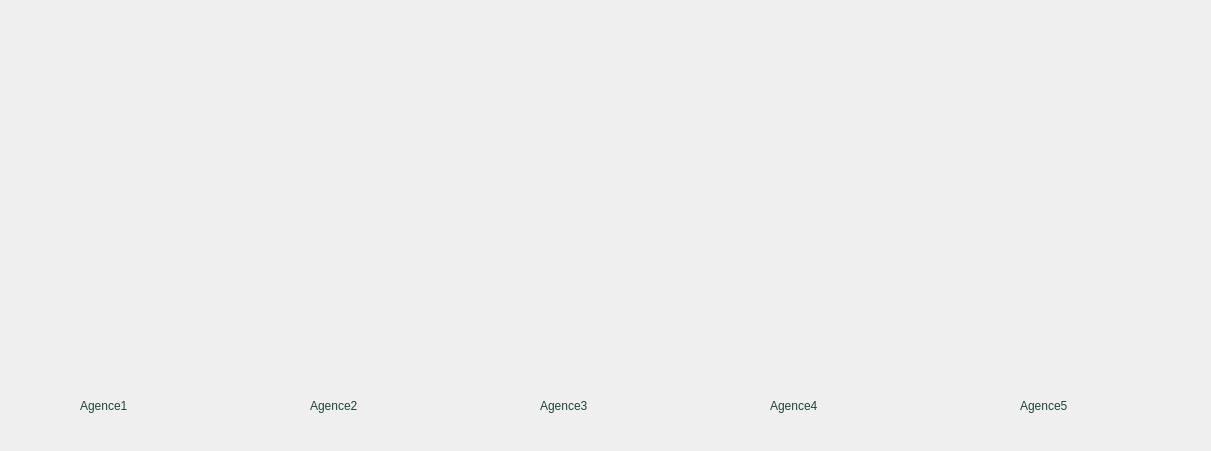
<?xml version="1.0" encoding="UTF-8"?>
<ui version="4.0">
 <class>directeur</class>
 <widget class="QDialog" name="directeur">
  <property name="geometry">
   <rect>
    <x>0</x>
    <y>0</y>
    <width>1211</width>
    <height>451</height>
   </rect>
  </property>
  <property name="windowTitle">
   <string>Dialog</string>
  </property>
  <widget class="QCustomPlot" name="ag1" native="true">
   <property name="geometry">
    <rect>
     <x>20</x>
     <y>30</y>
     <width>211</width>
     <height>351</height>
    </rect>
   </property>
  </widget>
  <widget class="QCustomPlot" name="ag2" native="true">
   <property name="geometry">
    <rect>
     <x>250</x>
     <y>30</y>
     <width>211</width>
     <height>351</height>
    </rect>
   </property>
  </widget>
  <widget class="QCustomPlot" name="ag3" native="true">
   <property name="geometry">
    <rect>
     <x>480</x>
     <y>30</y>
     <width>211</width>
     <height>351</height>
    </rect>
   </property>
  </widget>
  <widget class="QCustomPlot" name="ag4" native="true">
   <property name="geometry">
    <rect>
     <x>710</x>
     <y>30</y>
     <width>211</width>
     <height>351</height>
    </rect>
   </property>
  </widget>
  <widget class="QCustomPlot" name="ag5" native="true">
   <property name="geometry">
    <rect>
     <x>950</x>
     <y>30</y>
     <width>211</width>
     <height>351</height>
    </rect>
   </property>
  </widget>
  <widget class="QLabel" name="label">
   <property name="geometry">
    <rect>
     <x>80</x>
     <y>380</y>
     <width>111</width>
     <height>51</height>
    </rect>
   </property>
   <property name="styleSheet">
    <string notr="true">color:rgb(34, 67, 53);
font: 20pt &quot;Niagara Engraved&quot;;
</string>
   </property>
   <property name="text">
    <string>Agence1</string>
   </property>
  </widget>
  <widget class="QLabel" name="label_2">
   <property name="geometry">
    <rect>
     <x>310</x>
     <y>380</y>
     <width>101</width>
     <height>51</height>
    </rect>
   </property>
   <property name="styleSheet">
    <string notr="true">color:rgb(34, 67, 53);
font: 20pt &quot;Niagara Engraved&quot;;
</string>
   </property>
   <property name="text">
    <string>Agence2</string>
   </property>
  </widget>
  <widget class="QLabel" name="label_3">
   <property name="geometry">
    <rect>
     <x>540</x>
     <y>380</y>
     <width>101</width>
     <height>51</height>
    </rect>
   </property>
   <property name="styleSheet">
    <string notr="true">color:rgb(34, 67, 53);
font: 20pt &quot;Niagara Engraved&quot;;
</string>
   </property>
   <property name="text">
    <string>Agence3</string>
   </property>
  </widget>
  <widget class="QLabel" name="label_4">
   <property name="geometry">
    <rect>
     <x>770</x>
     <y>380</y>
     <width>121</width>
     <height>51</height>
    </rect>
   </property>
   <property name="styleSheet">
    <string notr="true">color:rgb(34, 67, 53);
font: 20pt &quot;Niagara Engraved&quot;;
</string>
   </property>
   <property name="text">
    <string>Agence4</string>
   </property>
  </widget>
  <widget class="QLabel" name="label_5">
   <property name="geometry">
    <rect>
     <x>1020</x>
     <y>380</y>
     <width>121</width>
     <height>51</height>
    </rect>
   </property>
   <property name="styleSheet">
    <string notr="true">color:rgb(34, 67, 53);
font: 20pt &quot;Niagara Engraved&quot;;
</string>
   </property>
   <property name="text">
    <string>Agence5</string>
   </property>
  </widget>
 </widget>
 <customwidgets>
  <customwidget>
   <class>QCustomPlot</class>
   <extends>QWidget</extends>
   <header>qcustomplot.h</header>
   <container>1</container>
  </customwidget>
 </customwidgets>
 <resources/>
 <connections/>
</ui>
